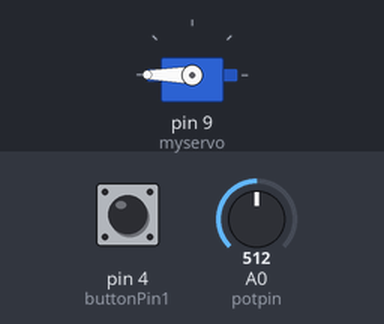
Simulated run of this sketch. Board: Arduino Uno, built with avr-gcc and run on an emulated ATmega328P. Parts: servo. Inputs (shaded band) come from the test bench; at power-on: pin 4 (buttonPin1) HIGH, A0 (potpin) = 512. What the sketch prints to the serial monitor is not drawn.

Above: at 1.2 s.
1.3 s: pin 4 (buttonPin1) pulled LOW for 0.15 s
At 2.5 s:
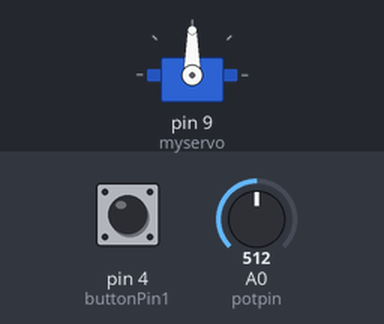
2.9 s: A0 (potpin) set to 716
At 3.2 s:
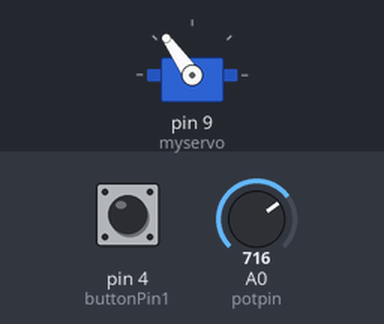
4.4 s: A0 (potpin) set to 900
At 5.6 s:
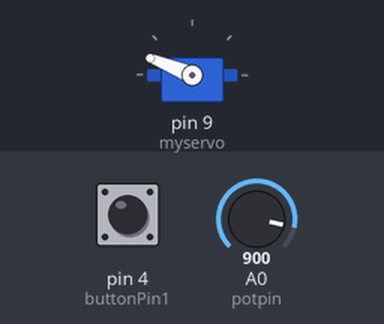
5.9 s: A0 (potpin) set to 122
At 6.7 s:
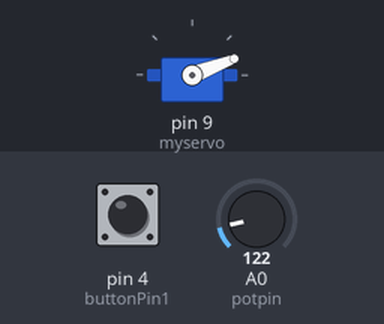
7.4 s: A0 (potpin) set to 0
At 7.9 s:
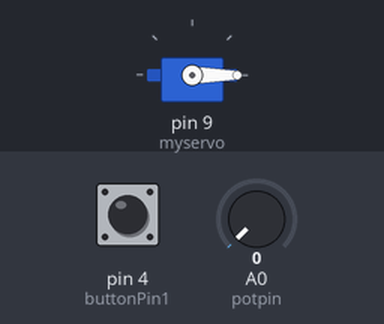
Timing chart, 0 to 10.4 s (numbered marks = the images above; inputs shaded):
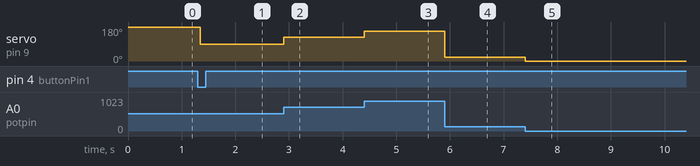

Measured:
- after the input at 1.3 s, servo on pin 9 (myservo): 180° → 90° after 0.05 s
- after the input at 2.9 s, servo on pin 9 (myservo): 90° → 125° at once
- after the input at 4.4 s, servo on pin 9 (myservo): 125° → 158° at once
- after the input at 5.9 s, servo on pin 9 (myservo): 158° → 21° at once
- after the input at 7.4 s, servo on pin 9 (myservo): 21° → 0° at once

The sketch:

Work3.ino
```cpp
const int buttonPin1 = 4;    // the number of the pushbutton pin
const int debouch_ms = 50;
#include <Servo.h>

Servo myservo;  // create servo object to control a servo

int potpin = A0;  // analog pin used to connect the potentiometer
int val;    // variable to read the value from the analog pin
int buttonState1;
int lastButtonState1 = 1;
int count = 1, toggle_n = 0;
void setup() {
  myservo.attach(9);  // attaches the servo on pin 9 to the servo object
  Serial.begin(115200);
  pinMode(buttonPin1, INPUT);
  myservo.write(180);
}

void loop() {
  int buttonState1 = digitalRead(buttonPin1);
  if (buttonState1 != lastButtonState1) {
    delay(debouch_ms);
    if (digitalRead(buttonPin1) == 0) {
      toggle();
    }
  }
  val = map(analogRead(potpin) , 0, 1023, 0, 180);     // scale it to use it with the servo (value between 0 and 180)
  if (toggle_n == 1) {
    myservo.write(val);                  // sets the servo position according to the scaled value
  }
  lastButtonState1 = buttonState1;
  Serial.println(String(val) + String("  ") + String(toggle_n));
  //  delay(15);                           // waits for the servo to get there
}

void toggle() {
  if (toggle_n == 1) {
    toggle_n = 0;
  }
  else {
    toggle_n = 1;
  }
}
```
